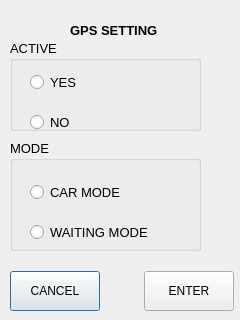
<?xml version="1.0" encoding="UTF-8"?>
<ui version="4.0">
 <class>Gps</class>
 <widget class="QDialog" name="Gps">
  <property name="geometry">
   <rect>
    <x>0</x>
    <y>0</y>
    <width>240</width>
    <height>320</height>
   </rect>
  </property>
  <property name="windowTitle">
   <string>Dialog</string>
  </property>
  <widget class="QWidget" name="layoutWidget">
   <property name="geometry">
    <rect>
     <x>10</x>
     <y>270</y>
     <width>224</width>
     <height>42</height>
    </rect>
   </property>
   <layout class="QHBoxLayout" name="horizontalLayout">
    <item>
     <widget class="QPushButton" name="pbCancel">
      <property name="minimumSize">
       <size>
        <width>90</width>
        <height>40</height>
       </size>
      </property>
      <property name="text">
       <string>CANCEL</string>
      </property>
     </widget>
    </item>
    <item>
     <spacer name="horizontalSpacer">
      <property name="orientation">
       <enum>Qt::Horizontal</enum>
      </property>
      <property name="sizeHint" stdset="0">
       <size>
        <width>40</width>
        <height>20</height>
       </size>
      </property>
     </spacer>
    </item>
    <item>
     <widget class="QPushButton" name="pbEnter">
      <property name="minimumSize">
       <size>
        <width>90</width>
        <height>40</height>
       </size>
      </property>
      <property name="text">
       <string>ENTER</string>
      </property>
     </widget>
    </item>
   </layout>
  </widget>
  <widget class="QLabel" name="lTitle">
   <property name="geometry">
    <rect>
     <x>70</x>
     <y>20</y>
     <width>111</width>
     <height>20</height>
    </rect>
   </property>
   <property name="font">
    <font>
     <pointsize>10</pointsize>
     <weight>75</weight>
     <bold>true</bold>
    </font>
   </property>
   <property name="text">
    <string>GPS SETTING</string>
   </property>
  </widget>
  <widget class="QGroupBox" name="gbMaol">
   <property name="geometry">
    <rect>
     <x>10</x>
     <y>40</y>
     <width>191</width>
     <height>91</height>
    </rect>
   </property>
   <property name="font">
    <font>
     <pointsize>10</pointsize>
    </font>
   </property>
   <property name="title">
    <string>ACTIVE</string>
   </property>
   <widget class="QRadioButton" name="rbYes">
    <property name="geometry">
     <rect>
      <x>20</x>
      <y>30</y>
      <width>51</width>
      <height>25</height>
     </rect>
    </property>
    <property name="text">
     <string>YES</string>
    </property>
   </widget>
   <widget class="QRadioButton" name="rbNo">
    <property name="geometry">
     <rect>
      <x>20</x>
      <y>70</y>
      <width>81</width>
      <height>25</height>
     </rect>
    </property>
    <property name="text">
     <string>NO</string>
    </property>
   </widget>
  </widget>
  <widget class="QGroupBox" name="gbWm">
   <property name="geometry">
    <rect>
     <x>10</x>
     <y>140</y>
     <width>191</width>
     <height>111</height>
    </rect>
   </property>
   <property name="font">
    <font>
     <pointsize>10</pointsize>
    </font>
   </property>
   <property name="title">
    <string>MODE</string>
   </property>
   <widget class="QRadioButton" name="rbCm">
    <property name="geometry">
     <rect>
      <x>20</x>
      <y>40</y>
      <width>113</width>
      <height>25</height>
     </rect>
    </property>
    <property name="text">
     <string>CAR MODE</string>
    </property>
    <property name="icon">
     <iconset>
      <normaloff>../Settings-build-desktop-Desktop_Qt_4_8_0_for_GCC__Qt_SDK____/image/wifi.png</normaloff>../Settings-build-desktop-Desktop_Qt_4_8_0_for_GCC__Qt_SDK____/image/wifi.png</iconset>
    </property>
   </widget>
   <widget class="QRadioButton" name="rbWm">
    <property name="geometry">
     <rect>
      <x>20</x>
      <y>80</y>
      <width>151</width>
      <height>25</height>
     </rect>
    </property>
    <property name="text">
     <string>WAITING MODE</string>
    </property>
    <property name="icon">
     <iconset>
      <normaloff>../Settings-build-desktop-Desktop_Qt_4_8_0_for_GCC__Qt_SDK____/image/wifi.png</normaloff>../Settings-build-desktop-Desktop_Qt_4_8_0_for_GCC__Qt_SDK____/image/wifi.png</iconset>
    </property>
   </widget>
  </widget>
 </widget>
 <resources/>
 <connections/>
</ui>
